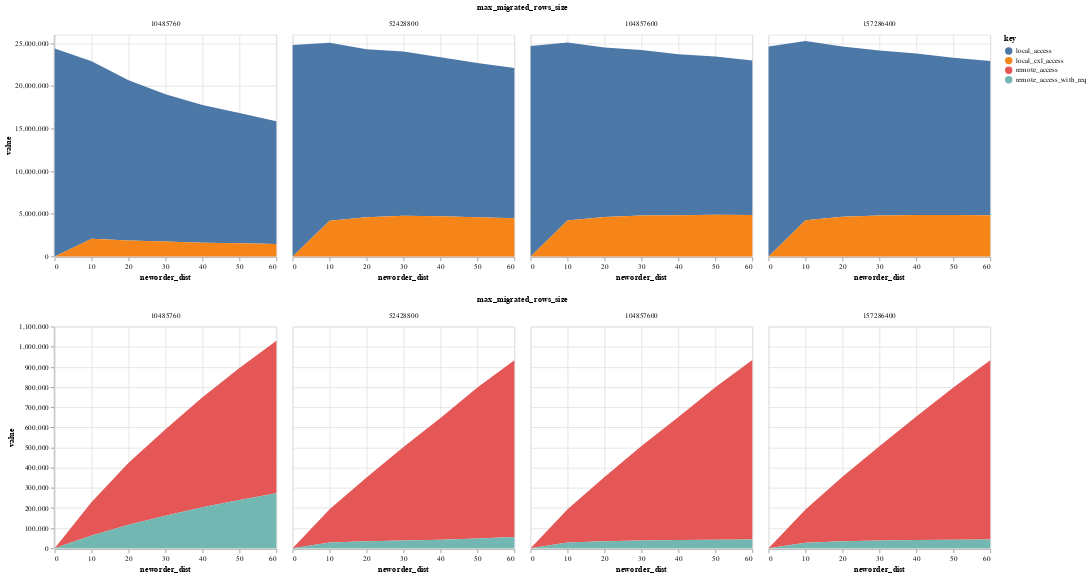

Notebook source saved alongside this figure:
### Code cell
import altair as alt
import plotly.express as px
import polars as pl

from parse import parse

ACCESSES = [
    [
        "local_access",
        "local_cxl_access",
    ],
    [
        "remote_access",
        "remote_access_with_req",
    ]
]

COLORS = ["blue", "orange"]

data_movement = parse("../../results/pasha/202412060808/data-movement")
data_movement_tpcc = (
    data_movement.lazy()
        .filter(pl.col("benchmark") == "tpcc")
        .sort(pl.col("max_migrated_rows_size", "neworder_dist"))
        .collect()
)

def plot_stack(groups):
    return alt.vconcat(*[
        alt.Chart(data_movement_tpcc)
        .mark_area()
        .transform_fold(fold=group)
        .encode(x="neworder_dist", y="value:Q", color="key:N")
        .facet(
            "max_migrated_rows_size",
        )
        for group in groups
    ])

plot_stack(ACCESSES)
